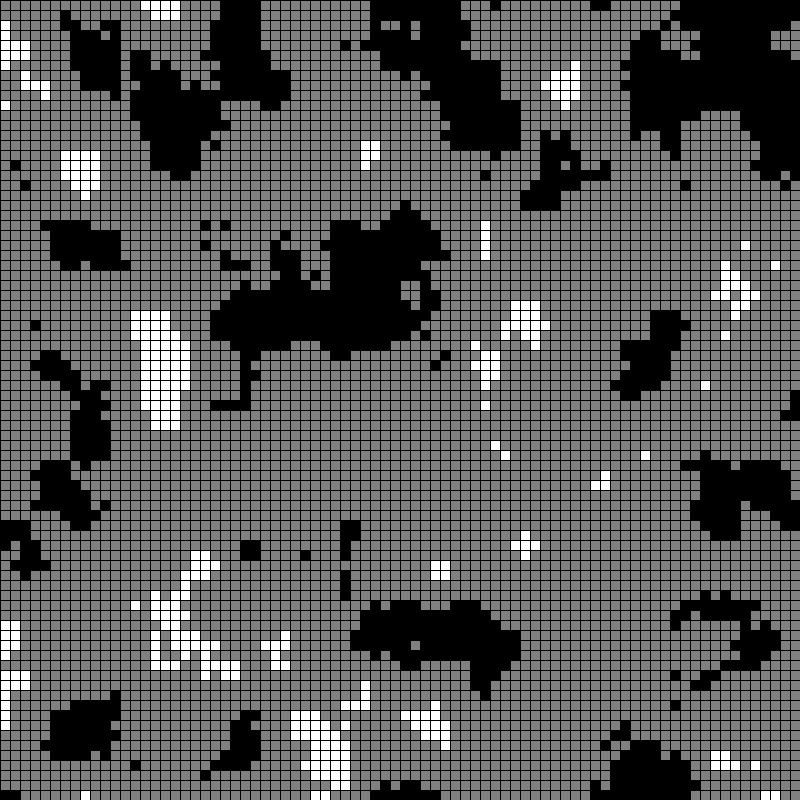
Frame 1 (no input)
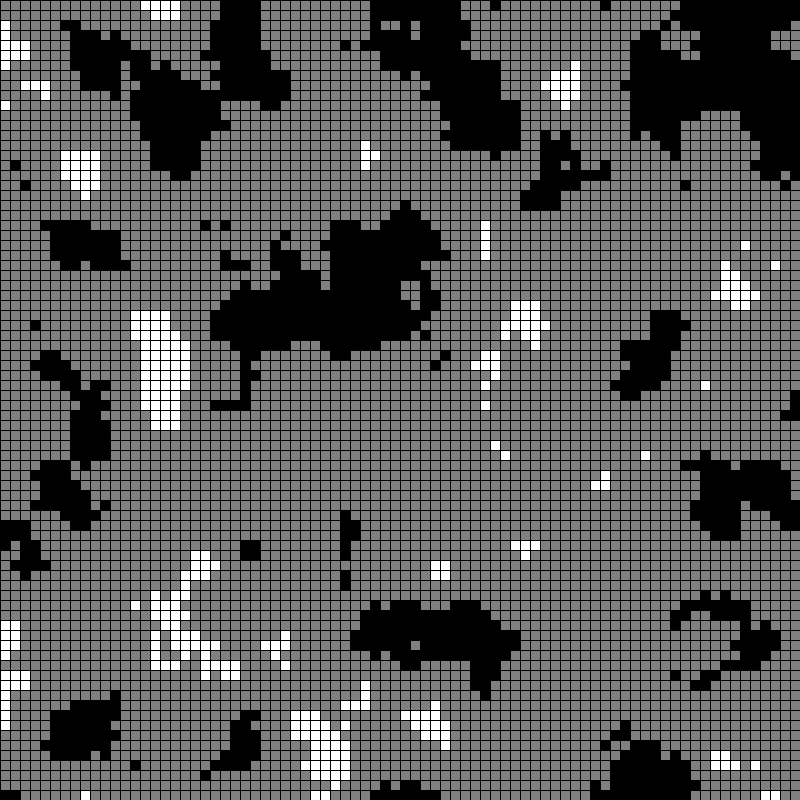
Frame 60 (the mouse pressed at the canvas centre just before this capture)
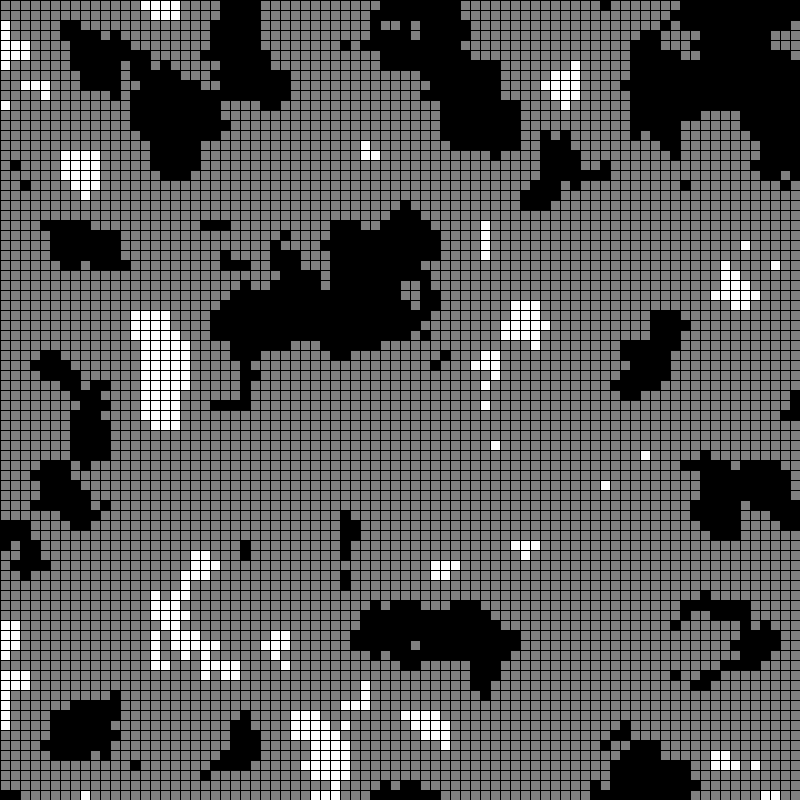
Frame 120 (the mouse held since frame 60 and released just before this capture)

The Processing sketch that drew these frames (run headless with seeded random() and noise(); from frame 60 on, the mouse is pressed at the canvas centre):

// Processing sketch: agentsofstuff
// ── agentsofstuff.pde
long delta = 0;
long lastTime = 0, timeNow = 0;
long deltaSum = 0;

Map map;
void setup() {
  size(800,800);
  map = new Map();
}


void draw() {
  timeNow = millis();
  delta = timeNow - lastTime;
  deltaSum += delta;
  lastTime = timeNow;
  
  if (deltaSum > 1000) {
    deltaSum -= 1000;
    map.generate();
  }
  background(0);
  //map.generate();
  map.draw();
}


//void mouseClicked() {
//  map.generate();
//}

// ── Agent.pde
class Agent {
}

// ── Map.pde
class Map {
  PGraphics map;
  int tileSize;
  float zoffset = 0;
  
  Map () {
    map = createGraphics(width, height);
    generate();
  }
  void generate() {
    zoffset += 0.01;
    tileSize = ceil(width / 80);
    
    map.beginDraw();
    map.background(0);
    map.stroke(0);
    map.fill(255);
    for (int x = 0; x < width; x += tileSize) {
      for (int y = 0; y < height; y += tileSize) {
        float xx = float(x) / tileSize / 8.00;
        float yy = float(y) / tileSize / 8.00;
        
        float v = noise(xx,yy, zoffset) * 3;
        if (v < 1) {
          map.fill(0,0,0);
        } else if (v >= 1 && v < 2) {
          map.fill(128,128,128);
        } else {
          map.fill(255,255,255);
        }
        map.rect(x,y,tileSize, tileSize);
      }
    }
    map.endDraw();
    
  }
  
  void draw() {
    image(map, 0,0);
  }
}
